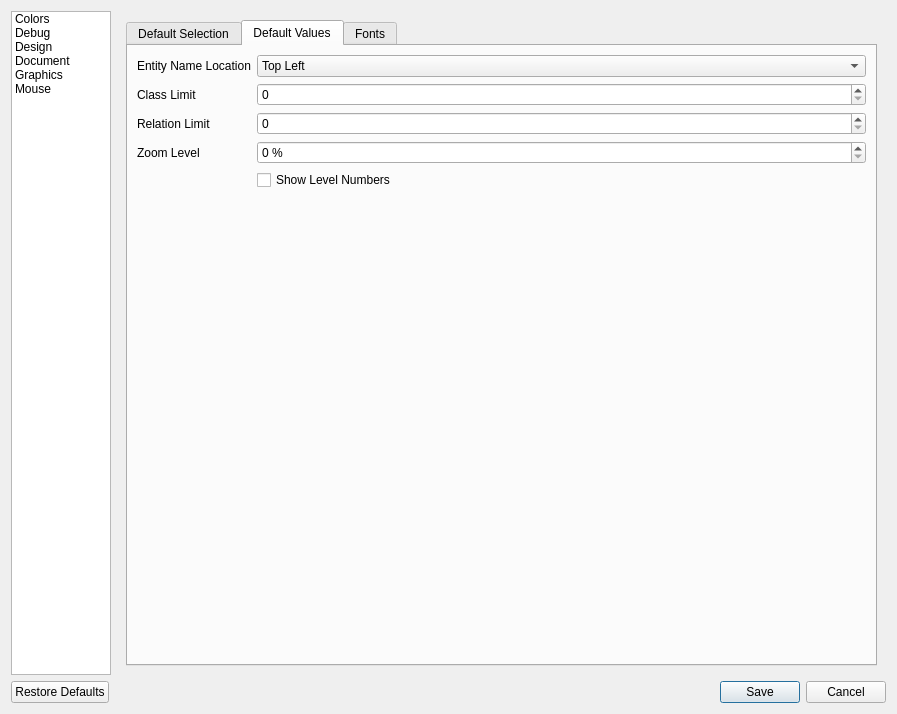
<?xml version="1.0" encoding="UTF-8"?>
<ui version="4.0">
 <class>ConfigurationDialog</class>
 <widget class="QDialog" name="ConfigurationDialog">
  <property name="geometry">
   <rect>
    <x>0</x>
    <y>0</y>
    <width>897</width>
    <height>714</height>
   </rect>
  </property>
  <property name="windowTitle">
   <string>Dialog</string>
  </property>
  <layout class="QVBoxLayout" name="verticalLayout">
   <item>
    <layout class="QHBoxLayout" name="horizontalLayout">
     <item>
      <widget class="QListWidget" name="listWidget">
       <property name="minimumSize">
        <size>
         <width>100</width>
         <height>0</height>
        </size>
       </property>
       <property name="maximumSize">
        <size>
         <width>100</width>
         <height>16777215</height>
        </size>
       </property>
       <item>
        <property name="text">
         <string>Colors</string>
        </property>
       </item>
       <item>
        <property name="text">
         <string>Debug</string>
        </property>
       </item>
       <item>
        <property name="text">
         <string>Design</string>
        </property>
       </item>
       <item>
        <property name="text">
         <string>Document</string>
        </property>
       </item>
       <item>
        <property name="text">
         <string>Graphics</string>
        </property>
       </item>
       <item>
        <property name="text">
         <string>Mouse</string>
        </property>
       </item>
      </widget>
     </item>
     <item>
      <widget class="QStackedWidget" name="stackedWidget">
       <property name="currentIndex">
        <number>2</number>
       </property>
       <widget class="QWidget" name="colorsPage">
        <layout class="QFormLayout" name="formLayout_4">
         <item row="0" column="0">
          <widget class="QLabel" name="label_bg_color">
           <property name="text">
            <string>Graph background color:</string>
           </property>
          </widget>
         </item>
         <item row="0" column="1">
          <widget class="KColorButton" name="backgroundColor">
           <property name="maximumSize">
            <size>
             <width>100</width>
             <height>100</height>
            </size>
           </property>
          </widget>
         </item>
         <item row="1" column="0">
          <widget class="QLabel" name="label_entity_bg_color">
           <property name="text">
            <string>Entity background color:</string>
           </property>
          </widget>
         </item>
         <item row="1" column="1">
          <widget class="KColorButton" name="entityBackgroundColor">
           <property name="maximumSize">
            <size>
             <width>100</width>
             <height>100</height>
            </size>
           </property>
          </widget>
         </item>
         <item row="2" column="0">
          <widget class="QLabel" name="label_selected_entity_bg_color">
           <property name="text">
            <string>Selected entity background color:</string>
           </property>
          </widget>
         </item>
         <item row="2" column="1">
          <widget class="KColorButton" name="selectedEntityBackgroundColor">
           <property name="maximumSize">
            <size>
             <width>100</width>
             <height>100</height>
            </size>
           </property>
          </widget>
         </item>
         <item row="3" column="0">
          <widget class="QLabel" name="label_edge_color">
           <property name="text">
            <string>Edge color:</string>
           </property>
          </widget>
         </item>
         <item row="3" column="1">
          <widget class="KColorButton" name="edgeColor">
           <property name="maximumSize">
            <size>
             <width>100</width>
             <height>100</height>
            </size>
           </property>
          </widget>
         </item>
         <item row="4" column="0">
          <widget class="QLabel" name="label_highlight_edge_color">
           <property name="text">
            <string>Highlight edge color:</string>
           </property>
          </widget>
         </item>
         <item row="4" column="1">
          <widget class="KColorButton" name="highlightEdgeColor">
           <property name="maximumSize">
            <size>
             <width>100</width>
             <height>100</height>
            </size>
           </property>
          </widget>
         </item>
         <item row="5" column="0" colspan="2">
          <widget class="QCheckBox" name="chkSelectedEntityHasGradient">
           <property name="text">
            <string>Use gradient color on selected entities</string>
           </property>
          </widget>
         </item>
         <item row="6" column="0" colspan="2">
          <widget class="QCheckBox" name="chkColorBlindness">
           <property name="text">
            <string>Adjust for colorblindness</string>
           </property>
          </widget>
         </item>
         <item row="7" column="0" colspan="2">
          <widget class="QCheckBox" name="chkColorPattern">
           <property name="text">
            <string>Use patterns instead of solid colors</string>
           </property>
          </widget>
         </item>
         <item row="8" column="0">
          <spacer name="verticalSpacer_3">
           <property name="orientation">
            <enum>Qt::Vertical</enum>
           </property>
           <property name="sizeHint" stdset="0">
            <size>
             <width>20</width>
             <height>40</height>
            </size>
           </property>
          </spacer>
         </item>
        </layout>
       </widget>
       <widget class="QWidget" name="documentPage">
        <layout class="QGridLayout" name="gridLayout">
         <item row="5" column="0">
          <spacer name="verticalSpacer_6">
           <property name="orientation">
            <enum>Qt::Vertical</enum>
           </property>
           <property name="sizeHint" stdset="0">
            <size>
             <width>20</width>
             <height>40</height>
            </size>
           </property>
          </spacer>
         </item>
         <item row="3" column="0" colspan="3">
          <widget class="QLabel" name="label_17">
           <property name="text">
            <string>Time in milisseconds for automatically saving a backup after a change on the document</string>
           </property>
          </widget>
         </item>
         <item row="1" column="1">
          <widget class="QSpinBox" name="autoSaveBackupIntervalMsecs">
           <property name="suffix">
            <string>  ms</string>
           </property>
           <property name="minimum">
            <number>1000</number>
           </property>
           <property name="maximum">
            <number>10000</number>
           </property>
          </widget>
         </item>
         <item row="1" column="0">
          <widget class="QLabel" name="label_16">
           <property name="text">
            <string>Automatic Backup Timer</string>
           </property>
          </widget>
         </item>
         <item row="2" column="0">
          <widget class="QLabel" name="label_18">
           <property name="text">
            <string>Backups are saved in:</string>
           </property>
          </widget>
         </item>
         <item row="2" column="1" colspan="2">
          <widget class="QLabel" name="saveFolder">
           <property name="text">
            <string>TextLabel</string>
           </property>
          </widget>
         </item>
        </layout>
       </widget>
       <widget class="QWidget" name="graphicsPage">
        <layout class="QVBoxLayout" name="verticalLayout_2">
         <item>
          <widget class="QTabWidget" name="tabWidget">
           <property name="currentIndex">
            <number>1</number>
           </property>
           <widget class="QWidget" name="VisualizationOptions">
            <attribute name="title">
             <string>Default Selection</string>
            </attribute>
            <layout class="QVBoxLayout" name="verticalLayout_8">
             <item>
              <widget class="QGroupBox" name="groupBox_3">
               <property name="title">
                <string>Default Tools</string>
               </property>
               <layout class="QVBoxLayout" name="verticalLayout_7">
                <item>
                 <widget class="QCheckBox" name="minimap">
                  <property name="text">
                   <string>Minimap</string>
                  </property>
                 </widget>
                </item>
                <item>
                 <widget class="QCheckBox" name="toolBox">
                  <property name="text">
                   <string>Information Box</string>
                  </property>
                 </widget>
                </item>
               </layout>
              </widget>
             </item>
             <item>
              <widget class="QGroupBox" name="groupBox">
               <property name="title">
                <string>Default Values for Physical Load</string>
               </property>
               <layout class="QVBoxLayout" name="verticalLayout_4">
                <item>
                 <widget class="QCheckBox" name="showProviders">
                  <property name="text">
                   <string>Providers</string>
                  </property>
                 </widget>
                </item>
                <item>
                 <widget class="QCheckBox" name="showClients">
                  <property name="text">
                   <string>Clients</string>
                  </property>
                 </widget>
                </item>
               </layout>
              </widget>
             </item>
             <item>
              <widget class="QGroupBox" name="groupBox_2">
               <property name="title">
                <string>Default Values for Logical Load</string>
               </property>
               <layout class="QVBoxLayout" name="verticalLayout_3">
                <item>
                 <widget class="QCheckBox" name="isARelation">
                  <property name="text">
                   <string>Load Inheritance Relationships (Is A)</string>
                  </property>
                 </widget>
                </item>
                <item>
                 <widget class="QCheckBox" name="usesInTheInterface">
                  <property name="text">
                   <string>Load Uses in the Interface Relationships</string>
                  </property>
                 </widget>
                </item>
                <item>
                 <widget class="QCheckBox" name="usesInTheImplementation">
                  <property name="text">
                   <string>Load Uses In the Implementation Relationships</string>
                  </property>
                 </widget>
                </item>
               </layout>
              </widget>
             </item>
             <item>
              <spacer name="verticalSpacer">
               <property name="orientation">
                <enum>Qt::Vertical</enum>
               </property>
               <property name="sizeHint" stdset="0">
                <size>
                 <width>20</width>
                 <height>40</height>
                </size>
               </property>
              </spacer>
             </item>
            </layout>
           </widget>
           <widget class="QWidget" name="DefaultValues">
            <attribute name="title">
             <string>Default Values</string>
            </attribute>
            <layout class="QFormLayout" name="formLayout_3">
             <item row="0" column="0">
              <widget class="QLabel" name="label_9">
               <property name="text">
                <string>Entity Name Location</string>
               </property>
              </widget>
             </item>
             <item row="0" column="1">
              <widget class="QComboBox" name="entityNamePos">
               <item>
                <property name="text">
                 <string>Top Left</string>
                </property>
               </item>
               <item>
                <property name="text">
                 <string>Top Right</string>
                </property>
               </item>
               <item>
                <property name="text">
                 <string>Bottom Left</string>
                </property>
               </item>
               <item>
                <property name="text">
                 <string>Bottom Right</string>
                </property>
               </item>
              </widget>
             </item>
             <item row="1" column="0">
              <widget class="QLabel" name="label">
               <property name="text">
                <string>Class Limit</string>
               </property>
              </widget>
             </item>
             <item row="1" column="1">
              <widget class="QSpinBox" name="classLimit"/>
             </item>
             <item row="2" column="0">
              <widget class="QLabel" name="label_2">
               <property name="text">
                <string>Relation Limit</string>
               </property>
              </widget>
             </item>
             <item row="2" column="1">
              <widget class="QSpinBox" name="relationLimit"/>
             </item>
             <item row="3" column="0">
              <widget class="QLabel" name="label_3">
               <property name="text">
                <string>Zoom Level</string>
               </property>
              </widget>
             </item>
             <item row="3" column="1">
              <widget class="QSpinBox" name="zoomLevel">
               <property name="suffix">
                <string> %</string>
               </property>
              </widget>
             </item>
             <item row="4" column="1">
              <widget class="QCheckBox" name="showLevelNumbers">
               <property name="text">
                <string>Show Level Numbers</string>
               </property>
              </widget>
             </item>
             <item row="5" column="1">
              <spacer name="verticalSpacer_7">
               <property name="orientation">
                <enum>Qt::Vertical</enum>
               </property>
               <property name="sizeHint" stdset="0">
                <size>
                 <width>20</width>
                 <height>40</height>
                </size>
               </property>
              </spacer>
             </item>
            </layout>
           </widget>
           <widget class="QWidget" name="Fonts">
            <attribute name="title">
             <string>Fonts</string>
            </attribute>
            <layout class="QFormLayout" name="formLayout">
             <item row="0" column="0">
              <widget class="QLabel" name="label_10">
               <property name="text">
                <string>Package Groups</string>
               </property>
              </widget>
             </item>
             <item row="0" column="1">
              <widget class="KFontRequester" name="pkgGroupFont" native="true"/>
             </item>
             <item row="1" column="0">
              <widget class="QLabel" name="label_11">
               <property name="text">
                <string>Packages</string>
               </property>
              </widget>
             </item>
             <item row="1" column="1">
              <widget class="KFontRequester" name="pkgFont" native="true"/>
             </item>
             <item row="2" column="0">
              <widget class="QLabel" name="label_12">
               <property name="text">
                <string>Components</string>
               </property>
              </widget>
             </item>
             <item row="2" column="1">
              <widget class="KFontRequester" name="componentFont" native="true"/>
             </item>
             <item row="3" column="0">
              <widget class="QLabel" name="label_13">
               <property name="text">
                <string>Classes</string>
               </property>
              </widget>
             </item>
             <item row="3" column="1">
              <widget class="KFontRequester" name="classFont" native="true"/>
             </item>
             <item row="4" column="0">
              <widget class="QLabel" name="label_14">
               <property name="text">
                <string>Structs</string>
               </property>
              </widget>
             </item>
             <item row="4" column="1">
              <widget class="KFontRequester" name="structFont" native="true"/>
             </item>
             <item row="5" column="0">
              <widget class="QLabel" name="label_15">
               <property name="text">
                <string>Enums</string>
               </property>
              </widget>
             </item>
             <item row="5" column="1">
              <widget class="KFontRequester" name="enumFont" native="true"/>
             </item>
            </layout>
           </widget>
          </widget>
         </item>
        </layout>
       </widget>
       <widget class="QWidget" name="mousePage">
        <layout class="QFormLayout" name="formLayout_2">
         <item row="1" column="0">
          <widget class="QLabel" name="label_4">
           <property name="text">
            <string>Pan View With</string>
           </property>
          </widget>
         </item>
         <item row="1" column="1">
          <widget class="QComboBox" name="comboPanModifier"/>
         </item>
         <item row="2" column="0">
          <widget class="QLabel" name="label_6">
           <property name="text">
            <string>Zoom with mouse wheel and</string>
           </property>
          </widget>
         </item>
         <item row="2" column="1">
          <widget class="QComboBox" name="comboZoomModifier"/>
         </item>
         <item row="3" column="1">
          <spacer name="verticalSpacer_2">
           <property name="orientation">
            <enum>Qt::Vertical</enum>
           </property>
           <property name="sizeHint" stdset="0">
            <size>
             <width>20</width>
             <height>40</height>
            </size>
           </property>
          </spacer>
         </item>
        </layout>
       </widget>
       <widget class="QWidget" name="debugPage">
        <layout class="QVBoxLayout" name="verticalLayout_5">
         <item>
          <widget class="QCheckBox" name="debugContextMenu">
           <property name="text">
            <string>Enable Debug Context Menu</string>
           </property>
          </widget>
         </item>
         <item>
          <widget class="QCheckBox" name="enableDebugOutput">
           <property name="text">
            <string>Enable Debug Output</string>
           </property>
          </widget>
         </item>
         <item>
          <widget class="QCheckBox" name="storeDebugOutput">
           <property name="text">
            <string>Store Debug Output</string>
           </property>
          </widget>
         </item>
         <item>
          <spacer name="verticalSpacer_4">
           <property name="orientation">
            <enum>Qt::Vertical</enum>
           </property>
           <property name="sizeHint" stdset="0">
            <size>
             <width>20</width>
             <height>40</height>
            </size>
           </property>
          </spacer>
         </item>
        </layout>
       </widget>
       <widget class="QWidget" name="designPage">
        <layout class="QVBoxLayout" name="verticalLayout_6">
         <item>
          <widget class="QCheckBox" name="lakosianRules">
           <property name="text">
            <string>Force &quot;Large Scale C++ Development&quot; naming specifications</string>
           </property>
          </widget>
         </item>
         <item>
          <widget class="QLabel" name="label_5">
           <property name="text">
            <string>This setting makes the software strict on what kind of architecture it generates, following the book &quot;Large Scale C++ Development&quot; ideas. If you don't have the book, you can read a resume of the rules on the BDE Coding Standard. The tool will help you when mistakes are made.</string>
           </property>
           <property name="wordWrap">
            <bool>true</bool>
           </property>
          </widget>
         </item>
         <item>
          <widget class="QCheckBox" name="showRedundantEdgesDefaultCheckbox">
           <property name="text">
            <string>Show redundant edges by default</string>
           </property>
          </widget>
         </item>
         <item>
          <widget class="QCheckBox" name="hidePkgPrefixOnComponents">
           <property name="text">
            <string>Hide package prefix on components that follows &quot;Large Scale C++ Development&quot; naming specifications</string>
           </property>
          </widget>
         </item>
         <item>
          <widget class="QCheckBox" name="invertHorizontalLvlLayout">
           <property name="text">
            <string>Invert direction on horizontal levelization layout</string>
           </property>
          </widget>
         </item>
         <item>
          <widget class="QCheckBox" name="invertVerticalLvlLayout">
           <property name="text">
            <string>Invert direction on vertical levelization layout</string>
           </property>
          </widget>
         </item>
         <item>
          <spacer name="verticalSpacer_5">
           <property name="orientation">
            <enum>Qt::Vertical</enum>
           </property>
           <property name="sizeHint" stdset="0">
            <size>
             <width>20</width>
             <height>408</height>
            </size>
           </property>
          </spacer>
         </item>
        </layout>
       </widget>
      </widget>
     </item>
    </layout>
   </item>
   <item>
    <widget class="QDialogButtonBox" name="buttonBox">
     <property name="orientation">
      <enum>Qt::Horizontal</enum>
     </property>
     <property name="standardButtons">
      <set>QDialogButtonBox::Cancel|QDialogButtonBox::RestoreDefaults|QDialogButtonBox::Save</set>
     </property>
    </widget>
   </item>
  </layout>
 </widget>
 <customwidgets>
  <customwidget>
   <class>KColorButton</class>
   <extends>QPushButton</extends>
   <header>kcolorbutton.h</header>
  </customwidget>
  <customwidget>
   <class>KFontRequester</class>
   <extends>QWidget</extends>
   <header>kfontrequester.h</header>
  </customwidget>
 </customwidgets>
 <resources/>
 <connections>
  <connection>
   <sender>buttonBox</sender>
   <signal>accepted()</signal>
   <receiver>ConfigurationDialog</receiver>
   <slot>accept()</slot>
   <hints>
    <hint type="sourcelabel">
     <x>260</x>
     <y>707</y>
    </hint>
    <hint type="destinationlabel">
     <x>157</x>
     <y>274</y>
    </hint>
   </hints>
  </connection>
  <connection>
   <sender>buttonBox</sender>
   <signal>rejected()</signal>
   <receiver>ConfigurationDialog</receiver>
   <slot>reject()</slot>
   <hints>
    <hint type="sourcelabel">
     <x>328</x>
     <y>707</y>
    </hint>
    <hint type="destinationlabel">
     <x>286</x>
     <y>274</y>
    </hint>
   </hints>
  </connection>
 </connections>
</ui>
